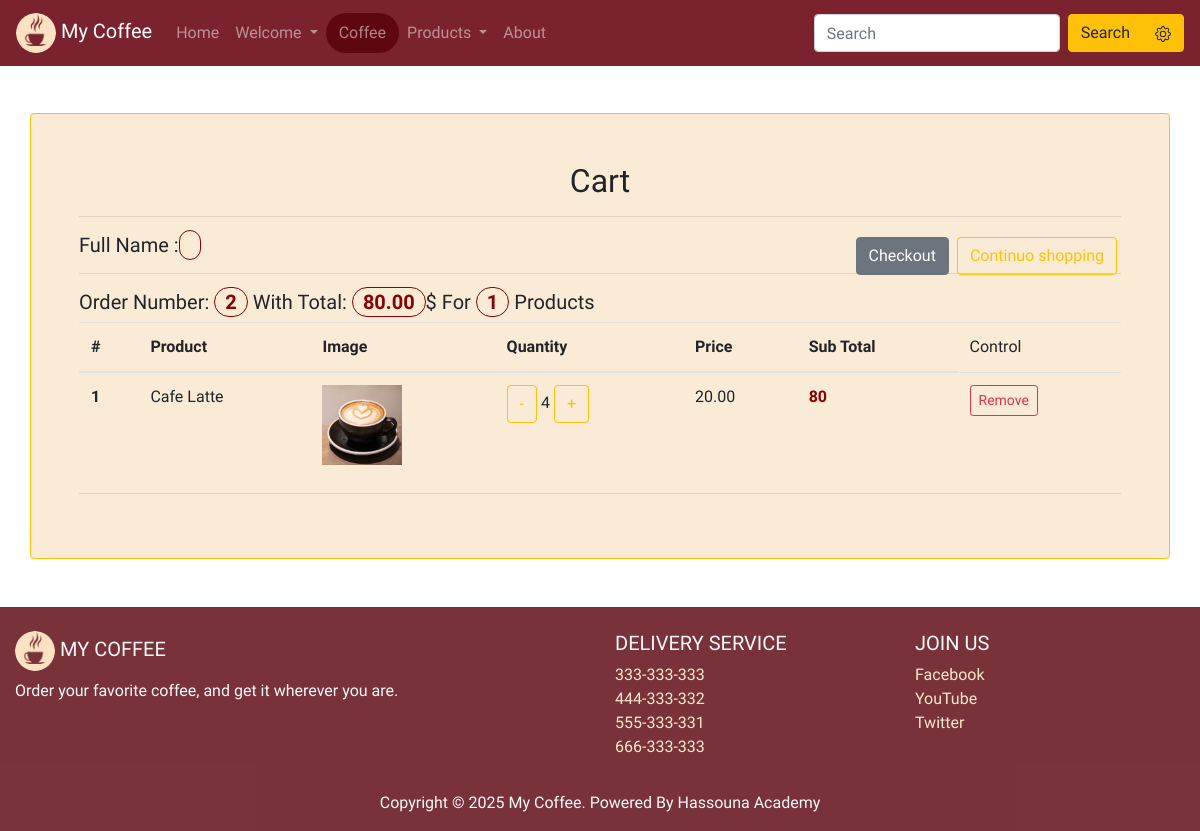
Screenshot of /orders/cart (signed in) with the database file from the repository.
### orders/models.py (models this page shows, shortened)
class Order(models.Model):
    user = models.ForeignKey(User, on_delete=models.CASCADE)
    order_date = models.DateTimeField()
    details = models.ManyToManyField(Product, through='OrderDeatails')
    is_finished = models.BooleanField()
    total = 0
    items_count = 0

class OrderDeatails(models.Model):
    product = models.ForeignKey(Product, on_delete=models.CASCADE)
    order = models.ForeignKey(Order, on_delete=models.CASCADE)
    price = models.DecimalField(max_digits = 6, decimal_places=2)
    quantity = models.IntegerField()
    class Meta:
        ordering = ['-id']

### products/models.py (models this page shows, shortened)
class Product(models.Model):
    name = models.CharField(max_length=150)
    description = models.TextField()
    price = models.DecimalField(max_digits = 6, decimal_places=2)
    photo = models.ImageField(upload_to='photos/%Y/%m/%d/')
    is_active = models.BooleanField(default=True)
    publish_date = models.DateTimeField()
    class Meta:
        ordering = ['-publish_date']

### orders/views.py (the view)
# urls.py: path('cart',views.cart, name='cart'),
def cart(request):
    context = None
    if request.user.is_authenticated and not request.user.is_anonymous:
        if Order.objects.all().filter(user=request.user, is_finished = False):
            order = Order.objects.get(user=request.user, is_finished = False)
            orderdetails = OrderDeatails.objects.all().filter(order = order)
            total = 0
            for sub in orderdetails:
                total += sub.price * sub.quantity
            context = {
                'order': order,
                'orderdetails': orderdetails,
                'total':total,
            }
    return render(request, 'orders/cart.html', context)

### templates/orders/cart.html (shortened to what this page needs)
{% extends 'base.html' %}
{% load static %}
{% block content %}
<div class="my-form container p-5 my-5 rounded border border-warning">
    <h2 class="text-center">Cart</h2>
        <hr>
        {% if not request.user.is_authenticated and request.user.is_anonymous %}
        <h5 class="alert alert-warning">
          You must be
          <a href="{% url 'signin' %}" class="text-dark">Log in</a>
        </h5>
        {% elif order %}
        <h5>
            Full Name : <span class="my-number">{{ order.user.first_name |add:' '|add:order.user.last_name}}</span>
            <a href="{% url 'products' %}" class="btn btn-outline-warning float-right m-1">Continuo shopping</a>
            <a href="{% url 'payment' %}" class="btn btn-secondary float-right m-1">Checkout</a>
            <hr>
            Order Number: <span class="my-number">{{order.id}}</span>
            With Total: <span class="my-number">{{total}}</span>$
            For <span class="my-number">{{orderdetails.count}}</span> Products
        </h5>
        <table class="table table-hover">
  <thead>
    <tr>
      <th scope="col">#</th>
      <th scope="col">Product</th>
      <th scope="col">Image</th>
      <th scope="col">Quantity</th>
      <th scope="col">Price</th>
      <th scope="col">Sub Total</th>
      <td>Control</td>
    </tr>
  </thead>
  <tbody>
    {% for line in orderdetails %}
    <tr>
      <th scope="row">{{ forloop.counter }}</th>
      <td>{{line.product.name}}</td>
      <td><img style="width: 80px; hight:80px" src="{{line.product.photo.url}}" alt=""></td>
      <td>
        <a href="{% url 'sub_qty' orderdetails_id=line.id %}" class="btn btn-outline-warning sm">-</a>
        {{line.quantity}}
        <a href="{% url 'add_qty' orderdetails_id=line.id %}" class="btn btn-outline-warning sm">+</a>
      </td>
      <td>{{line.price}}</td>
      <td style="font-weight: bold;color:darkred;">{% widthratio line.quantity 1 line.price %}</td>
      <td>
        <a href="{% url 'remove_from_cart' orderdetails_id=line.id %}" class="btn btn-outline-danger btn-sm">Remove</a>
      </td>
      {% empty %}
      <h5 class="alert alert-warning">No Details Here</h5>
      {% endfor %}
  </tbody>
</table>
        {% else %}
        <h5 class="alert alert-warning">No Oreders Here</h5>
        {% endif %}
         <hr>
</div>
{% endblock %}

### mycoffee/static/css/style.css (style rules this page uses)
html, body { height: 100%; width: 100%; }
a { color: rgb(255, 231, 204) ; }
body { font-family: 'Merienda', cursive; padding-top:65px; }
.my-form { background-color: antiquewhite; }
.my-number { color: darkred; font-weight: bold; border: 1px solid darkred; padding: 2px 10px; border-radius: 50px; }

### rows the page displays
Order: id "2"
OrderDeatails: product.name "Cafe Latte", product.photo (picture), quantity "4", price "20.00", quantity+price "80"

### other values shown
{{ total }} "80.00"
{{ orderdetails.count }} "1"
